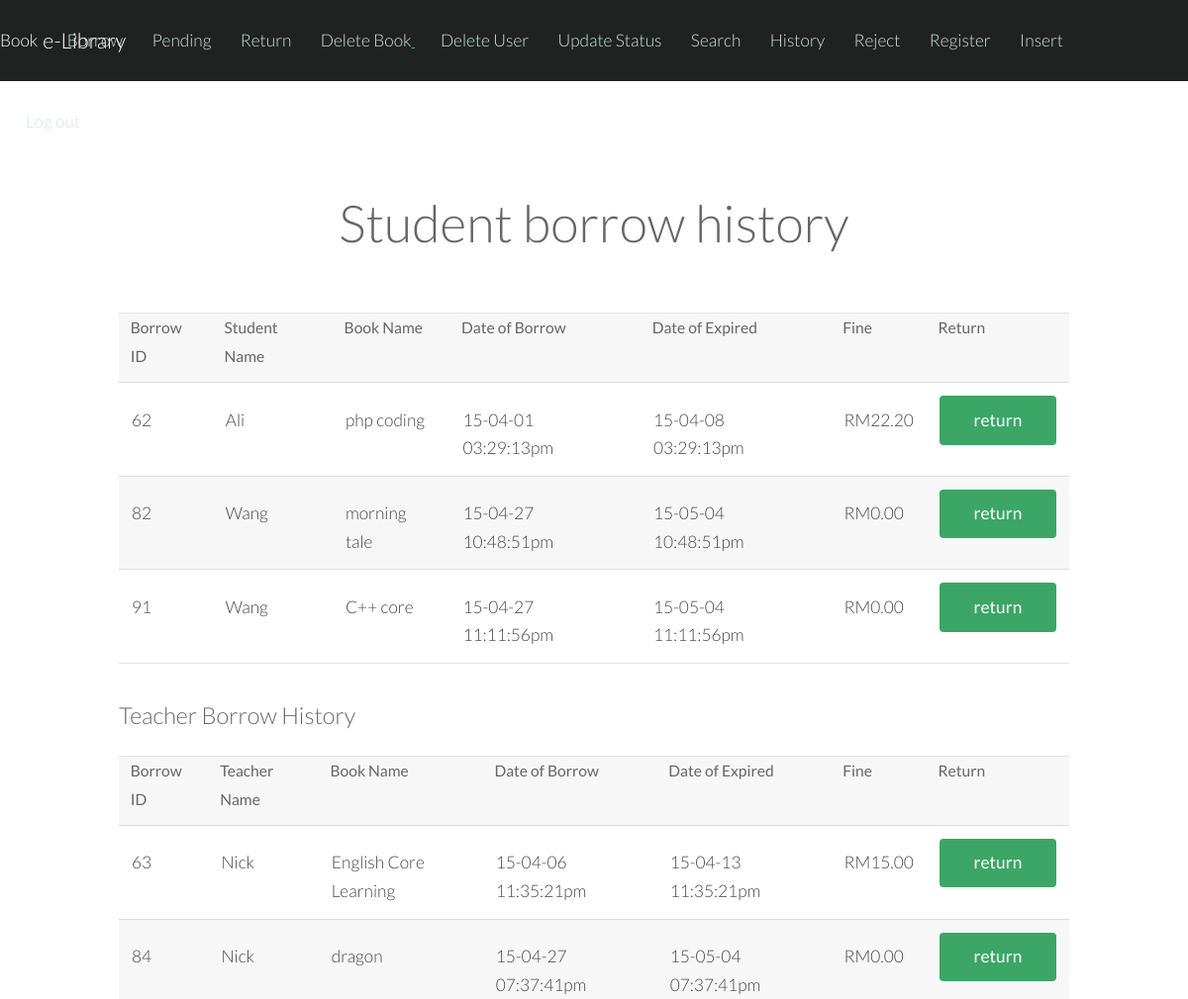
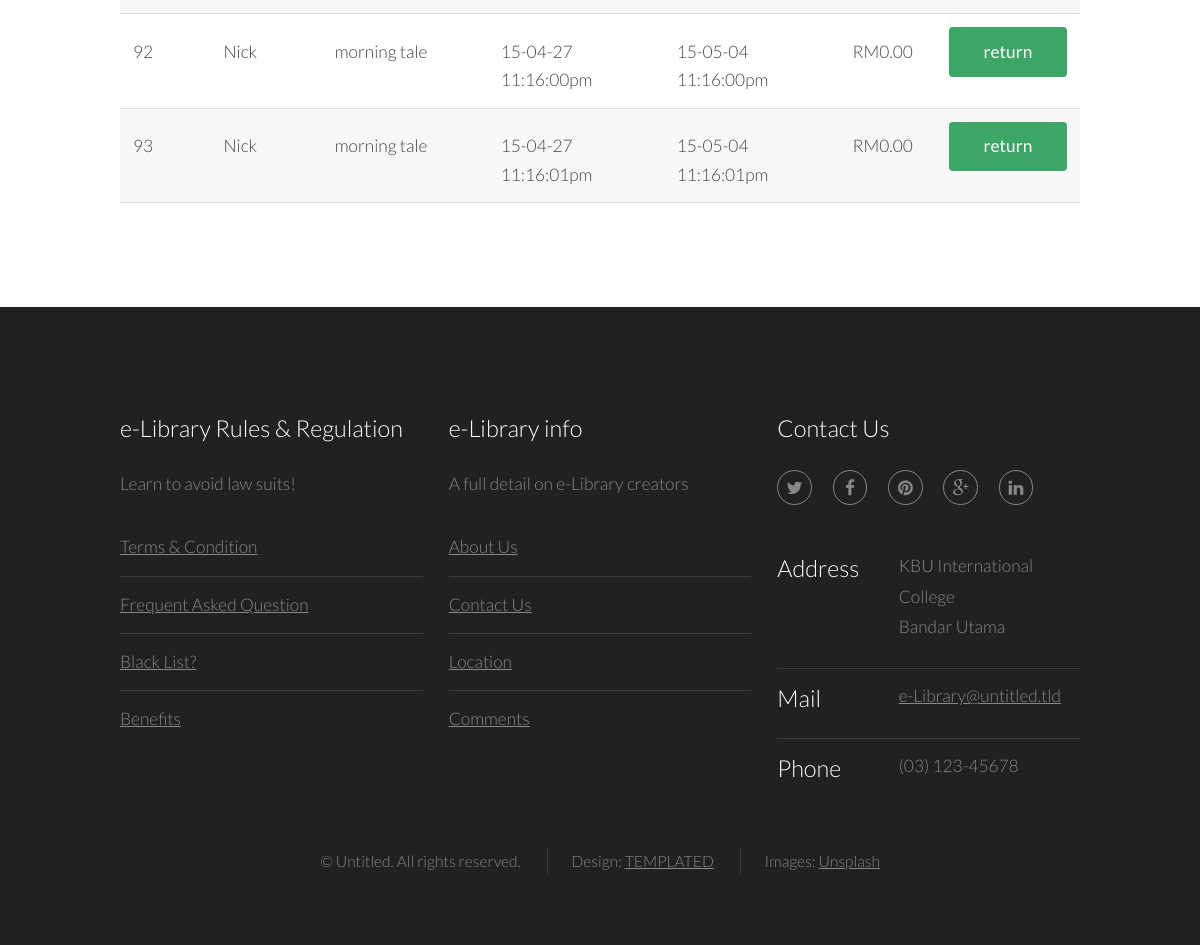
Screenshot of /adminreturn.php (signed in) with the database file from the repository (2 pictures, top to bottom).
### tables this page shows
CREATE TABLE IF NOT EXISTS `borrowhistory` (
`BorrowID` int(11) NOT NULL,
  `ReserveID` int(11) NOT NULL,
  `StudentID` varchar(30) NOT NULL DEFAULT '-',
  `TeacherID` varchar(30) NOT NULL DEFAULT '-',
  `BookID` varchar(30) NOT NULL DEFAULT '-',
  `DateOfBorrow` text NOT NULL,
  `DateOfExpired` varchar(30) NOT NULL,
  `DateOfReturn` text NOT NULL,
  `Fine` decimal(10,2) NOT NULL
);

CREATE TABLE IF NOT EXISTS `student` (
  `StudentID` varchar(30) NOT NULL DEFAULT '',
  `StudentName` varchar(30) NOT NULL,
  `Password` varchar(50) NOT NULL,
  `YearOfCourse` varchar(30) NOT NULL,
  `Course` varchar(60) NOT NULL,
  `Gender` varchar(6) NOT NULL,
  `Address` varchar(100) NOT NULL,
  `Email` varchar(30) NOT NULL,
  `PhoneNo` varchar(30) NOT NULL,
  `Blacklist` varchar(3) NOT NULL DEFAULT 'No',
  `NoOfBorrow` int(11) NOT NULL,
  `MaxOfBorrow` int(11) NOT NULL DEFAULT '3',
  `Position` varchar(30) NOT NULL DEFAULT 'Student',
  `IdentificationNumber` varchar(12) NOT NULL,
  `LibraryMember` varchar(3) NOT NULL DEFAULT 'No',
  `Reason` text NOT NULL
);

CREATE TABLE IF NOT EXISTS `book` (
  `BookID` varchar(30) NOT NULL DEFAULT '',
  `BookName` varchar(50) NOT NULL,
  `AuthorName` varchar(30) NOT NULL,
  `PublisherName` varchar(50) NOT NULL,
  `Cost` varchar(30) NOT NULL,
  `NoAvailable` int(11) NOT NULL,
  `Type` varchar(20) NOT NULL
);

CREATE TABLE IF NOT EXISTS `teacher` (
  `TeacherID` varchar(30) NOT NULL DEFAULT '',
  `Blacklist` varchar(3) NOT NULL DEFAULT 'No',
  `TeacherName` varchar(30) NOT NULL,
  `Password` varchar(50) NOT NULL,
  `Gender` varchar(6) NOT NULL,
  `Departments` varchar(60) NOT NULL,
  `NoOfBorrow` int(11) NOT NULL,
  `MaxOfBorrow` int(11) NOT NULL DEFAULT '5',
  `PhoneNo` varchar(30) NOT NULL,
  `Email` varchar(30) NOT NULL,
  `Address` varchar(100) NOT NULL,
  `Position` varchar(30) NOT NULL DEFAULT 'Teacher',
  `IdentificationNumber` varchar(12) NOT NULL,
  `LibraryMember` varchar(3) NOT NULL DEFAULT 'No',
  `Reason` text NOT NULL
);

### adminreturn.php (the view, shortened to what this page needs)
<?php include ('header.php') ?>
			<section id="main" class="wrapper">
				<div class="container">
					<header class="major">
						<h2>Student borrow history</h2>
					</header>
<?php
if($_SESSION['Position']=='Admin'){
?>
		<table>
			<tr>
				<th>Borrow ID</th><th>Student Name</th><th>Book Name</th><th>Date of Borrow</th><th>Date of Expired</th><th>Fine</th><th>Return</th>
			</tr>
		<?php
		$borrowlist=mysql_query("select borrowhistory.*,book.BookName,student.StudentName from student inner join borrowhistory on student.StudentID = borrowhistory.StudentID join book on borrowhistory.BookID = book.BookID group by borrowhistory.BorrowID");
		while($retrievelist=mysql_fetch_assoc($borrowlist)){
			$borrowid=$retrievelist['BorrowID'];
			$studentname=$retrievelist['StudentName'];
			$bookname=$retrievelist['BookName'];
			$dateborrow=$retrievelist['DateOfBorrow'];
			$datereturn=$retrievelist['DateOfReturn'];
			$dateexpired=$retrievelist['DateOfExpired'];
			$fine=$retrievelist['Fine'];
			if(($dateexpired!="")&&($datereturn=="")){
		?>
			<tr>
				<td><?php echo $borrowid;?><br/></td>
				<td><?php echo $studentname;?><br/></td>
				<td><?php echo $bookname;?><br/></td>
				<td><?php echo $dateborrow;?><br/></td>
				<td><?php echo $dateexpired;?><br/></td>
				<td>RM<?php echo $fine;?><br/></td>
				<form method="post" action="confirmreturn.php">
				<td><input type="submit" value="return" name="return[<?php echo $borrowid;?>]"/><br/></td>
				</form>
			</tr>
		<?php
			}
		}
		?>
		</table>
		<h3>Teacher Borrow History</h3>
		<table>
			<tr>
				<th>Borrow ID</th><th>Teacher Name</th><th>Book Name</th><th>Date of Borrow</th><th>Date of Expired</th><th>Fine</th><th>Return</th>
			</tr>
		<?php
		$borrowlist=mysql_query("select borrowhistory.*,book.BookName,teacher.TeacherName from teacher inner join borrowhistory on teacher.TeacherID = borrowhistory.TeacherID join book on borrowhistory.BookID = book.BookID group by borrowhistory.BorrowID");
		while($retrievelist=mysql_fetch_assoc($borrowlist)){
			$borrowid=$retrievelist['BorrowID'];
			$teachername=$retrievelist['TeacherName'];
			$bookname=$retrievelist['BookName'];
			$dateborrow=$retrievelist['DateOfBorrow'];
			$datereturn=$retrievelist['DateOfReturn'];
			$dateexpired=$retrievelist['DateOfExpired'];
			$fine=$retrievelist['Fine'];
			if(($dateexpired!="")&&($datereturn=="")){
		?>
			<tr>
				<td><?php echo $borrowid;?><br/></td>
				<td><?php echo $teachername;?><br/></td>
				<td><?php echo $bookname;?><br/></td>
				<td><?php echo $dateborrow;?><br/></td>
				<td><?php echo $dateexpired;?><br/></td>
				<td>RM<?php echo $fine;?><br/></td>
				<form method="post" action="confirmreturn.php">
				<td><input type="submit" value="return" name="return[<?php echo $borrowid;?>]"/><br/></td>
				</form>
			</tr>
		<?php
			}
		}
		?>
		</table>
		<?php
}
else{
	header("location:logout.php");
}
?>
				</div>
			</section>
<?php include ('footer.php') ?>

### header.php (shortened to what this page needs)
<!DOCTYPE html>
<html lang="en">
	<head>
	</head>
	<body>
			<header id="header">
				<h1><a href="index.php">e-Library</a></h1>
				<nav id="nav">
					<ul>
					<?php
					if(($_SESSION['Position']=='Admin')&&($_SESSION['Position']!="")){ ?>
						<li><a href="booklist.php">Book</a></li>
						<li><a href="adminborrowmanual.php">Borrow</a></li>
						<li><a href="adminpendinglist.php">Pending</a></li>
						<li><a href="calculatefine.php">Return</a></li>
						<li><a href="admindelete.php">Delete Book</li>
						<li><a href="checkingdelete.php">Delete User</a></li>
						<li><a href="adminupdate.php">Update Status</a></li>
						<li><a href="searchbook.php">Search</a></li>
						<li><a href="searchuserborrow.php">History</a></li>
						<li><a href="adminrejectlist.php">Reject</a></li>
						<li><a href="registration.php">Register</a></li>
						<li><a href="insertbook.php">Insert</a></li>
						<li><a href="logout.php">Log out</a></li>
					<?php
					} ?>
					</ul>
				</nav>
			</header>

### footer.php
			<footer id="footer">
				<div class="container">
					<div class="row">
						<section class="4u 6u(medium) 12u$(small)">
							<h3>e-Library Rules & Regulation</h3>
							<p>Learn to avoid law suits!</p>
							<ul class="alt">
								<li><a href="terms.php">Terms & Condition</a></li>
								<li><a href="faq.php">Frequent Asked Question</a></li>
								<li><a href="banned.php">Black List?</a></li>
								<li><a href="benefits.php">Benefits</a></li>
							</ul>
						</section>
						<section class="4u 6u$(medium) 12u$(small)">
							<h3>e-Library info</h3>
							<p>A full detail on e-Library creators</p>
							<ul class="alt">
								<li><a href="about.php">About Us</a></li>
								<li><a href="contact.php">Contact Us</a></li>
								<li><a href="location.php">Location</a></li>
								<li><a href="comments.php">Comments</a></li>
							</ul>
						</section>
						<section class="4u$ 12u$(medium) 12u$(small)">
							<h3>Contact Us</h3>
							<ul class="icons">
								<li><a href="#" class="icon rounded fa-twitter"><span class="label">Twitter</span></a></li>
								<li><a href="#" class="icon rounded fa-facebook"><span class="label">Facebook</span></a></li>
								<li><a href="#" class="icon rounded fa-pinterest"><span class="label">Pinterest</span></a></li>
								<li><a href="#" class="icon rounded fa-google-plus"><span class="label">Google+</span></a></li>
								<li><a href="#" class="icon rounded fa-linkedin"><span class="label">LinkedIn</span></a></li>
							</ul>
							<ul class="tabular">
								<li>
									<h3>Address</h3>
									KBU International College<br>
									Bandar Utama
								</li>
								<li>
									<h3>Mail</h3>
									<a href="#">e-Library@untitled.tld</a>
								</li>
								<li>
									<h3>Phone</h3>
									(03) 123-45678
								</li>
							</ul>
						</section>
					</div>
					<ul class="copyright">
						<li>&copy; Untitled. All rights reserved.</li>
						<li>Design: <a href="http://templated.co">TEMPLATED</a></li>
						<li>Images: <a href="http://unsplash.com">Unsplash</a></li>
					</ul>
				</div>
			</footer>
	</body>
</html>

### css/style-xlarge.css (style rules this page uses)
body, input, select, textarea { font-size: 13pt; }

### css/style-large.css (style rules this page uses)
body, input, select, textarea { font-size: 13pt; }
#footer .icons .rounded { font-size: 1em; }

### rows the page displays
borrowhistory: BorrowID "62", StudentID.StudentName "Ali", BookID.BookName "php coding", DateOfBorrow "15-04-01 03:29:13pm", DateOfExpired "15-04-08 03:29:13pm", Fine "22.20"
borrowhistory: BorrowID "82", StudentID.StudentName "Wang", BookID.BookName "morning tale", DateOfBorrow "15-04-27 10:48:51pm", DateOfExpired "15-05-04 10:48:51pm", Fine "0.00"
borrowhistory: BorrowID "91", StudentID.StudentName "Wang", BookID.BookName "C++ core", DateOfBorrow "15-04-27 11:11:56pm", DateOfExpired "15-05-04 11:11:56pm", Fine "0.00"
borrowhistory: BorrowID "63", TeacherID.TeacherName "Nick", BookID.BookName "English Core Learning", DateOfBorrow "15-04-06 11:35:21pm", DateOfExpired "15-04-13 11:35:21pm", Fine "15.00"
borrowhistory: BorrowID "84", TeacherID.TeacherName "Nick", BookID.BookName "dragon", DateOfBorrow "15-04-27 07:37:41pm", DateOfExpired "15-05-04 07:37:41pm", Fine "0.00"
borrowhistory: BorrowID "92", TeacherID.TeacherName "Nick", BookID.BookName "morning tale", DateOfBorrow "15-04-27 11:16:00pm", DateOfExpired "15-05-04 11:16:00pm", Fine "0.00"
borrowhistory: BorrowID "93", TeacherID.TeacherName "Nick", BookID.BookName "morning tale", DateOfBorrow "15-04-27 11:16:01pm", DateOfExpired "15-05-04 11:16:01pm", Fine "0.00"
